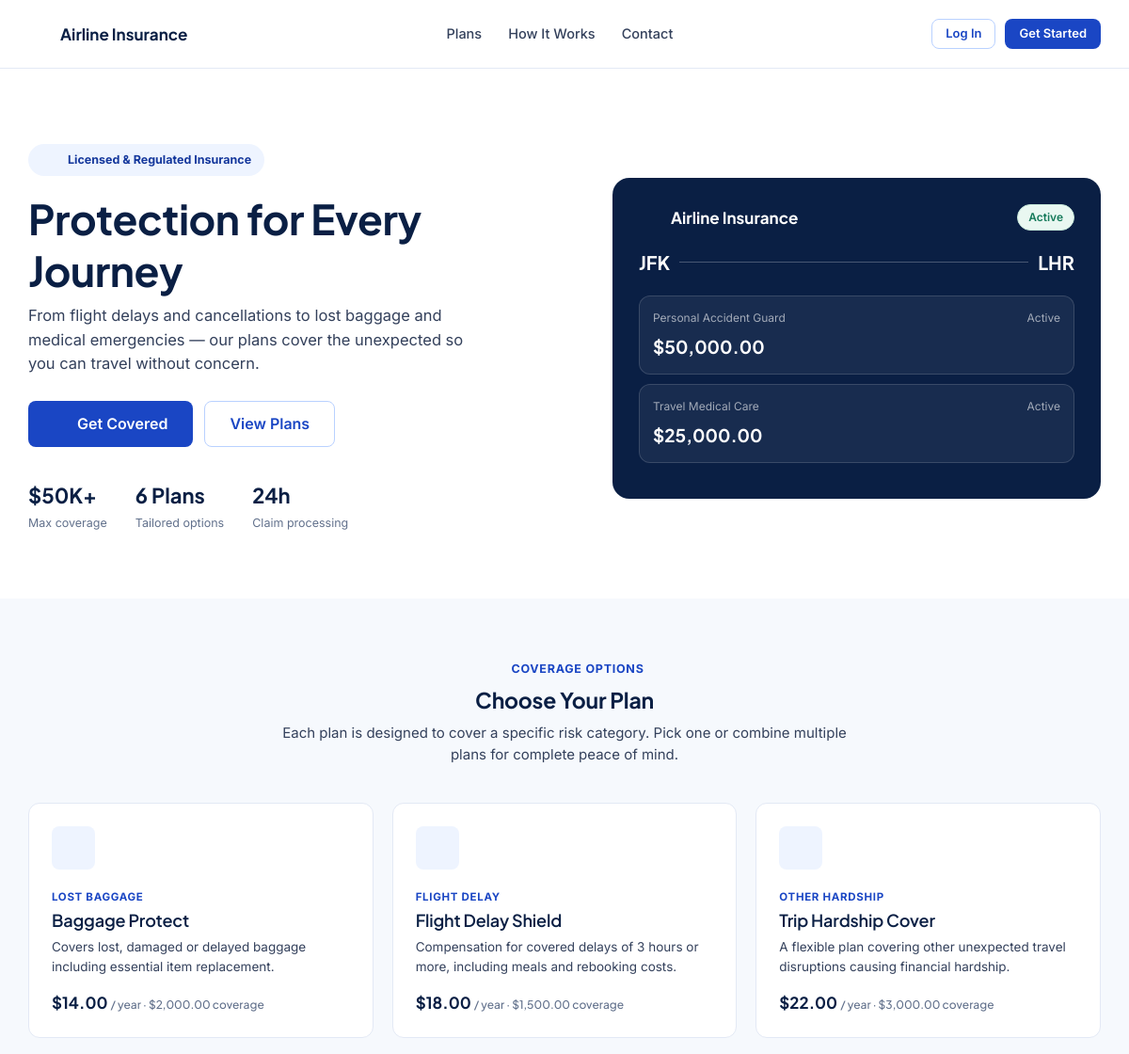
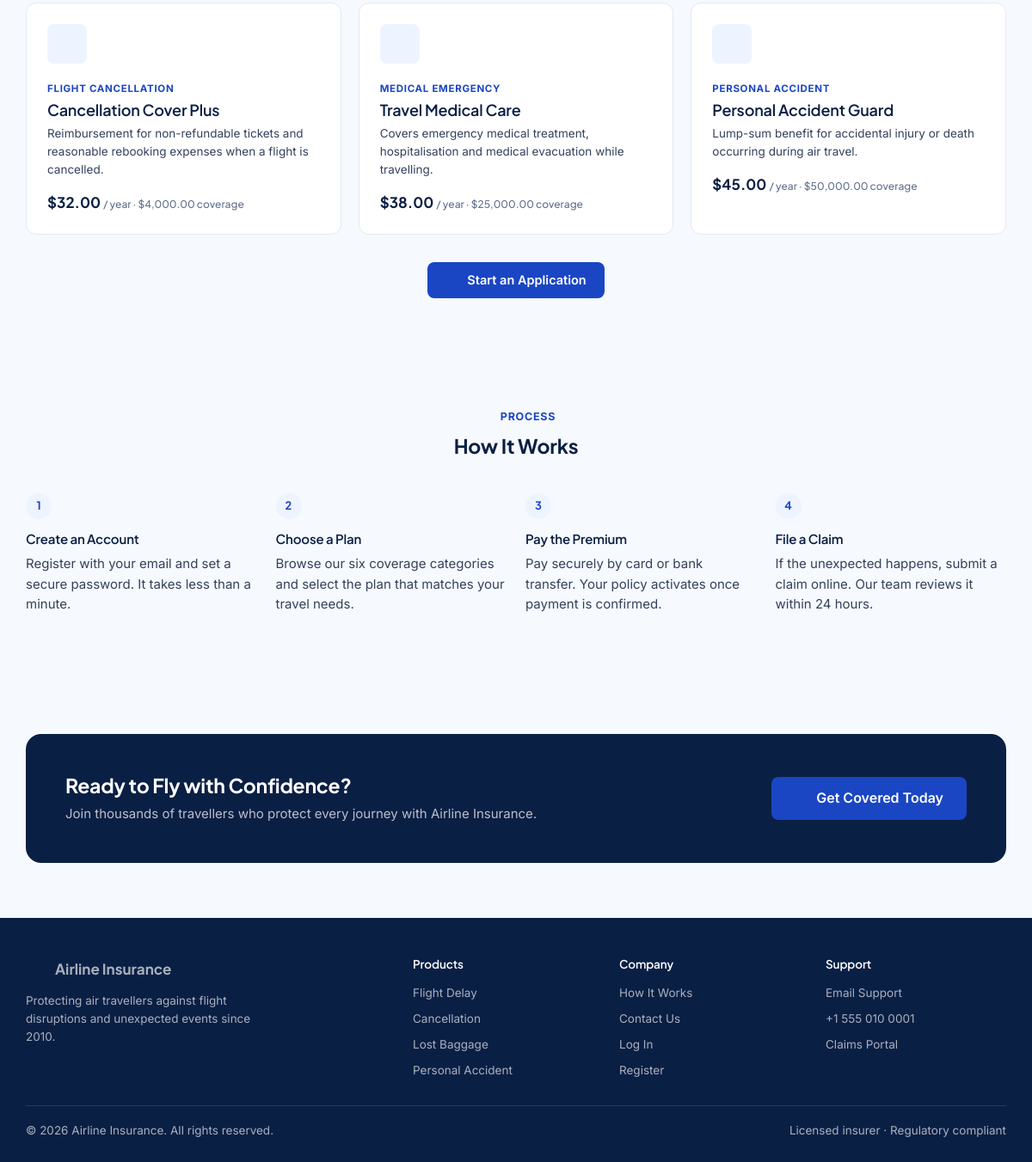
The page / on the database its author committed (2 pictures, top to bottom).
### tables this page shows
CREATE TABLE policy_plans (
    id INT AUTO_INCREMENT PRIMARY KEY,
    plan_code VARCHAR(20) NOT NULL UNIQUE,
    category ENUM('flight_delay','flight_cancellation','lost_baggage','personal_accident','medical_emergency','other') NOT NULL,
    plan_name VARCHAR(120) NOT NULL,
    description TEXT,
    coverage_amount DECIMAL(12,2) NOT NULL,
    premium_amount DECIMAL(10,2) NOT NULL,
    duration_days INT NOT NULL DEFAULT 365,
    status ENUM('active','inactive') NOT NULL DEFAULT 'active',
    created_at TIMESTAMP DEFAULT CURRENT_TIMESTAMP,
    updated_at TIMESTAMP DEFAULT CURRENT_TIMESTAMP ON UPDATE CURRENT_TIMESTAMP
);

### index.php (the view, shortened to what this page needs)
<?php
$pdo=db();
$plans=$pdo->query('SELECT * FROM policy_plans WHERE status="active" ORDER BY premium_amount ASC')->fetchAll();
?><!DOCTYPE html>
<html lang="en">
<head>
<link rel="stylesheet" href="<?=BASE_URL?>/assets/css/style.css">
<link rel="stylesheet" href="<?=BASE_URL?>/assets/css/auth.css">
</head>
<body>
<header class="site-header">
  <div class="container">
    <div class="brand light"><?=icon('shield')?> Airline Insurance</div>
    <nav>
      <a href="#plans">Plans</a>
      <a href="#how">How It Works</a>
      <a href="#contact">Contact</a>
    </nav>
    <div class="hdr-actions">
      <a href="<?=BASE_URL?>/auth/login.php" class="btn btn-secondary btn-sm">Log In</a>
      <a href="<?=BASE_URL?>/auth/register.php" class="btn btn-primary btn-sm">Get Started</a>
    </div>
  </div>
</header>
<main id="main">
<section class="hero">
  <div class="container">
    <div>
      <div class="eyebrow"><?=icon('shield')?> Licensed & Regulated Insurance</div>
      <h1>Protection for Every Journey</h1>
      <p class="lead">From flight delays and cancellations to lost baggage and medical emergencies — our plans cover the unexpected so you can travel without concern.</p>
      <div class="hero-actions">
        <a href="<?=BASE_URL?>/auth/register.php" class="btn btn-primary btn-lg"><?=icon('arrow-right')?> Get Covered</a>
        <a href="#plans" class="btn btn-secondary btn-lg">View Plans</a>
      </div>
      <div class="trust-row">
        <div class="ti"><strong>$50K+</strong><span>Max coverage</span></div>
        <div class="ti"><strong>6 Plans</strong><span>Tailored options</span></div>
        <div class="ti"><strong>24h</strong><span>Claim processing</span></div>
      </div>
    </div>
    <div class="hero-vis">
      <div class="hv-top">
        <div class="brand" style="color:var(--white)"><?=icon('shield')?> Airline Insurance</div>
        <?=status_badge('active')?>
      </div>
      <div class="hv-route">
        <span class="city">JFK</span>
        <div class="rline"><?=icon('plane')?></div>
        <span class="city">LHR</span>
      </div>
      <div class="hv-card">
        <div class="hv-card-top"><span>Personal Accident Guard</span><span>Active</span></div>
        <div class="hv-card-amt">$50,000.00</div>
      </div>
      <div class="hv-card">
        <div class="hv-card-top"><span>Travel Medical Care</span><span>Active</span></div>
        <div class="hv-card-amt">$25,000.00</div>
      </div>
    </div>
  </div>
</section>
<section class="section section-alt" id="plans">
  <div class="container">
    <div class="section-head">
      <div class="eyebrow"><?=icon('briefcase')?> Coverage Options</div>
      <h2>Choose Your Plan</h2>
      <p>Each plan is designed to cover a specific risk category. Pick one or combine multiple plans for complete peace of mind.</p>
    </div>
    <div class="plan-grid">
    <?php foreach($plans as $plan): ?>
      <div class="plan-tile">
        <div class="pi"><?=icon(category_icon($plan['category']))?></div>
        <div class="bc-eye" style="margin-bottom:4px"><?=e(category_label($plan['category']))?></div>
        <h3><?=e($plan['plan_name'])?></h3>
        <p><?=e($plan['description'])?></p>
        <div class="plan-price"><?=format_money($plan['premium_amount'])?> <span>/ year &middot; <?=format_money($plan['coverage_amount'])?> coverage</span></div>
      </div>
    <?php endforeach; ?>
    </div>
    <div style="text-align:center;margin-top:32px">
      <a href="<?=BASE_URL?>/auth/register.php" class="btn btn-primary"><?=icon('arrow-right')?> Start an Application</a>
    </div>
  </div>
</section>
<section class="section" id="how">
  <div class="container">
    <div class="section-head">
      <div class="eyebrow"><?=icon('list')?> Process</div>
      <h2>How It Works</h2>
    </div>
    <div class="steps-row">
      <div><div class="step-num">1</div><h4>Create an Account</h4><p>Register with your email and set a secure password. It takes less than a minute.</p></div>
      <div><div class="step-num">2</div><h4>Choose a Plan</h4><p>Browse our six coverage categories and select the plan that matches your travel needs.</p></div>
      <div><div class="step-num">3</div><h4>Pay the Premium</h4><p>Pay securely by card or bank transfer. Your policy activates once payment is confirmed.</p></div>
      <div><div class="step-num">4</div><h4>File a Claim</h4><p>If the unexpected happens, submit a claim online. Our team reviews it within 24 hours.</p></div>
    </div>
  </div>
</section>
<section class="section section-alt">
  <div class="container">
    <div class="cta-banner">
      <div><h2>Ready to Fly with Confidence?</h2><p>Join thousands of travellers who protect every journey with Airline Insurance.</p></div>
      <a href="<?=BASE_URL?>/auth/register.php" class="btn btn-primary btn-lg" style="white-space:nowrap"><?=icon('arrow-right')?> Get Covered Today</a>
    </div>
  </div>
</section>
</main>
<footer class="site-footer" id="contact">
  <div class="container">
    <div class="footer-grid">
      <div>
        <div class="brand" style="margin-bottom:14px"><?=icon('shield')?> Airline Insurance</div>
        <p style="color:rgba(255,255,255,.65);font-size:13.5px;max-width:280px;margin:0">Protecting air travellers against flight disruptions and unexpected events since 2010.</p>
      </div>
      <div><h4>Products</h4><ul>
        <li><a href="#plans">Flight Delay</a></li><li><a href="#plans">Cancellation</a></li>
        <li><a href="#plans">Lost Baggage</a></li><li><a href="#plans">Personal Accident</a></li>
      </ul></div>
      <div><h4>Company</h4><ul>
        <li><a href="#how">How It Works</a></li><li><a href="#contact">Contact Us</a></li>
        <li><a href="<?=BASE_URL?>/auth/login.php">Log In</a></li><li><a href="<?=BASE_URL?>/auth/register.php">Register</a></li>
      </ul></div>
      <div><h4>Support</h4><ul>
        <li><a href="mailto:support@airlineinsurance.com">Email Support</a></li>
        <li><a href="tel:+15550100001">+1 555 010 0001</a></li>
        <li><a href="#">Claims Portal</a></li>
      </ul></div>
    </div>
    <div class="footer-bottom">
      <span>&copy; <?=date('Y')?> Airline Insurance. All rights reserved.</span>
      <span>Licensed insurer &middot; Regulatory compliant</span>
    </div>
  </div>
</footer>
</body>
</html>

### includes/icons.php (shortened to what this page needs)
<?php
function icon($name,$cls=''){
    $c='class="icon '.htmlspecialchars($cls,ENT_QUOTES,'UTF-8').'" width="20" height="20" viewBox="0 0 24 24" fill="none" stroke="currentColor" stroke-width="1.8" stroke-linecap="round" stroke-linejoin="round" aria-hidden="true"';
    $body=isset($p[$name])?$p[$name]:$p['info'];
    return '<svg '.$c.'>'.$body.'</svg>';
}

### includes/functions.php (shortened to what this page needs)
<?php
function e($v){ return htmlspecialchars((string)$v,ENT_QUOTES,'UTF-8'); }
function format_money($a){ return '$'.number_format((float)$a,2); }
function category_label($c){
    $m=array('flight_delay'=>'Flight Delay','flight_cancellation'=>'Flight Cancellation','lost_baggage'=>'Lost Baggage','personal_accident'=>'Personal Accident','medical_emergency'=>'Medical Emergency','other'=>'Other Hardship');
    return isset($m[$c])?$m[$c]:ucwords(str_replace('_',' ',$c));
}
function category_icon($c){
    $m=array('flight_delay'=>'clock','flight_cancellation'=>'x-circle','lost_baggage'=>'suitcase','personal_accident'=>'user-shield','medical_emergency'=>'heart-pulse','other'=>'alert-triangle');
    return isset($m[$c])?$m[$c]:'shield';
}
function status_badge($s){
    $s=strtolower($s);
    $labels=array('pending'=>'Pending','approved'=>'Approved','rejected'=>'Rejected','active'=>'Active','expired'=>'Expired','cancelled'=>'Cancelled','submitted'=>'Submitted','under_review'=>'Under Review','paid'=>'Paid','completed'=>'Completed','failed'=>'Failed','suspended'=>'Suspended','inactive'=>'Inactive');
    $l=isset($labels[$s])?$labels[$s]:ucwords(str_replace('_',' ',$s));
    return '<span class="badge badge-'.e($s).'">'.e($l).'</span>';
}

### assets/css/style.css (style rules this page uses)
:root { --white:#fff;--blue-50:#eef4ff;--blue-100:#dde9ff;--blue-200:#b9d1ff; --blue-400:#4d7ef0;--blue-500:#2458e8;--blue-600:#1a46c4;--blue-700:#14379c; --navy-900:#0a1f44;--ink-900:#0c1a30;--ink-700:#34415c;--ink-500:#62718c; --ink-300:#9aa6bc;--line-200:#e3e9f5;--line-100:#eef2fa;--surface:#f6f9fd; --ok-600:#157a5a;--ok-50:#e9f7f1;--warn-600:#9a6b07;--warn-50:#fdf3df; --bad-600:#b3261e;--bad-50:#fdecec; --shadow-sm:0 1px 2px rgba(10,31,68,.06); --shadow-md:0 6px 20px rgba(10,31,68,.08); --shadow-lg:0 16px 40px rgba(10,31,68,.12); --r-sm:8px;--r-md:12px;--r-lg:18px;--r-pill:999px; --font-d:'Plus Jakarta Sans','Segoe UI',Arial,sans-serif; --font-b:'Inter','Segoe UI',Arial,sans-serif; }
* { box-sizing:border-box; }
html { -webkit-text-size-adjust:100%; }
body { margin:0;font-family:var(--font-b);color:var(--ink-900);background:var(--surface);font-size:15px;line-height:1.55;-webkit-font-smoothing:antialiased; }
h1,h2,h3,h4,h5 { font-family:var(--font-d);color:var(--navy-900);margin:0 0 8px;line-height:1.25;letter-spacing:-.01em; }
h1 { font-size:30px;font-weight:700; }
h2 { font-size:23px;font-weight:700; }
h3 { font-size:18px;font-weight:600; }
h4 { font-size:15px;font-weight:600; }
p { margin:0 0 12px;color:var(--ink-700); }
a { color:var(--blue-600);text-decoration:none; }
img,svg { display:block;max-width:100%; }
.icon { flex-shrink:0; }
ul,ol { padding-left:20px;color:var(--ink-700); }
.container { width:100%;max-width:1180px;margin:0 auto;padding:0 20px; }
.btn { display:inline-flex;align-items:center;justify-content:center;gap:8px;font-family:var(--font-b);font-size:14.5px;font-weight:600;padding:11px 20px;border-radius:var(--r-sm);border:1px solid transparent;cursor:pointer;transition:background-color .15s,color .15s,border-color .15s,box-shadow .15s;white-space:nowrap;line-height:1.2; }
.btn .icon { width:17px;height:17px; }
.btn-primary { background:var(--blue-600);color:var(--white); }
.btn-secondary { background:var(--white);color:var(--blue-600);border-color:var(--blue-200); }
.btn-sm { padding:7px 14px;font-size:13px; }
.btn-lg { padding:14px 26px;font-size:16px; }
.badge { display:inline-flex;align-items:center;gap:5px;font-size:12px;font-weight:600;padding:4px 11px;border-radius:var(--r-pill);white-space:nowrap;border:1px solid transparent; }
.badge-approved,.badge-active,.badge-completed,.badge-paid { background:var(--ok-50);color:var(--ok-600);border-color:#c7e9da; }
.bc-eye { display:inline-flex;align-items:center;gap:6px;font-size:11.5px;font-weight:700;text-transform:uppercase;letter-spacing:.06em;color:var(--blue-600);margin-bottom:8px; }

### rows shown on the page
policy_plans: category "LOST BAGGAGE", plan_name "Baggage Protect", description "Covers lost, damaged or delayed baggage including essential item replacement.", premium_amount "$14.00", coverage_amount "$2,000.00"
policy_plans: category "FLIGHT DELAY", plan_name "Flight Delay Shield", description "Compensation for covered delays of 3 hours or more, including meals and rebooking costs.", premium_amount "$18.00", coverage_amount "$1,500.00"
policy_plans: category "OTHER HARDSHIP", plan_name "Trip Hardship Cover", description "A flexible plan covering other unexpected travel disruptions causing financial hardship.", premium_amount "$22.00", coverage_amount "$3,000.00"
policy_plans: category "FLIGHT CANCELLATION", plan_name "Cancellation Cover Plus", description "Reimbursement for non-refundable tickets and reasonable rebooking expenses when a flight is cancelled.", premium_amount "$32.00", coverage_amount "$4,000.00"
policy_plans: category "MEDICAL EMERGENCY", plan_name "Travel Medical Care", description "Covers emergency medical treatment, hospitalisation and medical evacuation while travelling.", premium_amount "$38.00", coverage_amount "$25,000.00"
policy_plans: category "PERSONAL ACCIDENT", plan_name "Personal Accident Guard", description "Lump-sum benefit for accidental injury or death occurring during air travel.", premium_amount "$45.00", coverage_amount "$50,000.00"

### other values the page prints
$l "Active"
